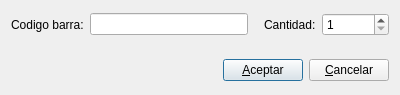
<?xml version="1.0" encoding="UTF-8"?>
<ui version="4.0">
 <class>ProductQuantityDialogClass</class>
 <widget class="QDialog" name="ProductQuantityDialogClass">
  <property name="geometry">
   <rect>
    <x>0</x>
    <y>0</y>
    <width>400</width>
    <height>95</height>
   </rect>
  </property>
  <property name="windowTitle">
   <string>Agregar producto</string>
  </property>
  <layout class="QGridLayout" name="gridLayout">
   <item row="0" column="0">
    <layout class="QHBoxLayout" name="horizontalLayout">
     <item>
      <widget class="QLabel" name="label">
       <property name="text">
        <string>Codigo barra:</string>
       </property>
       <property name="buddy">
        <cstring>barCodeLineEdit</cstring>
       </property>
      </widget>
     </item>
     <item>
      <widget class="QLineEdit" name="barCodeLineEdit"/>
     </item>
     <item>
      <spacer name="horizontalSpacer">
       <property name="orientation">
        <enum>Qt::Horizontal</enum>
       </property>
       <property name="sizeType">
        <enum>QSizePolicy::Fixed</enum>
       </property>
       <property name="sizeHint" stdset="0">
        <size>
         <width>10</width>
         <height>20</height>
        </size>
       </property>
      </spacer>
     </item>
     <item>
      <widget class="QLabel" name="label_2">
       <property name="text">
        <string>Cantidad:</string>
       </property>
       <property name="buddy">
        <cstring>quantitySpinBox</cstring>
       </property>
      </widget>
     </item>
     <item>
      <widget class="QSpinBox" name="quantitySpinBox">
       <property name="minimum">
        <number>1</number>
       </property>
       <property name="maximum">
        <number>9999999</number>
       </property>
      </widget>
     </item>
    </layout>
   </item>
   <item row="1" column="0">
    <spacer name="verticalSpacer">
     <property name="orientation">
      <enum>Qt::Vertical</enum>
     </property>
     <property name="sizeType">
      <enum>QSizePolicy::Minimum</enum>
     </property>
     <property name="sizeHint" stdset="0">
      <size>
       <width>328</width>
       <height>15</height>
      </size>
     </property>
    </spacer>
   </item>
   <item row="2" column="0">
    <layout class="QHBoxLayout" name="horizontalLayout_2">
     <item>
      <spacer name="horizontalSpacer_2">
       <property name="orientation">
        <enum>Qt::Horizontal</enum>
       </property>
       <property name="sizeHint" stdset="0">
        <size>
         <width>40</width>
         <height>20</height>
        </size>
       </property>
      </spacer>
     </item>
     <item>
      <widget class="QPushButton" name="okPushButton">
       <property name="text">
        <string>&amp;Aceptar</string>
       </property>
      </widget>
     </item>
     <item>
      <widget class="QPushButton" name="cancelPushButton">
       <property name="text">
        <string>&amp;Cancelar</string>
       </property>
      </widget>
     </item>
    </layout>
   </item>
  </layout>
 </widget>
 <layoutdefault spacing="6" margin="11"/>
 <resources/>
 <connections>
  <connection>
   <sender>okPushButton</sender>
   <signal>clicked()</signal>
   <receiver>ProductQuantityDialogClass</receiver>
   <slot>accept()</slot>
   <hints>
    <hint type="sourcelabel">
     <x>259</x>
     <y>76</y>
    </hint>
    <hint type="destinationlabel">
     <x>160</x>
     <y>59</y>
    </hint>
   </hints>
  </connection>
  <connection>
   <sender>cancelPushButton</sender>
   <signal>clicked()</signal>
   <receiver>ProductQuantityDialogClass</receiver>
   <slot>reject()</slot>
   <hints>
    <hint type="sourcelabel">
     <x>354</x>
     <y>74</y>
    </hint>
    <hint type="destinationlabel">
     <x>394</x>
     <y>60</y>
    </hint>
   </hints>
  </connection>
 </connections>
</ui>
